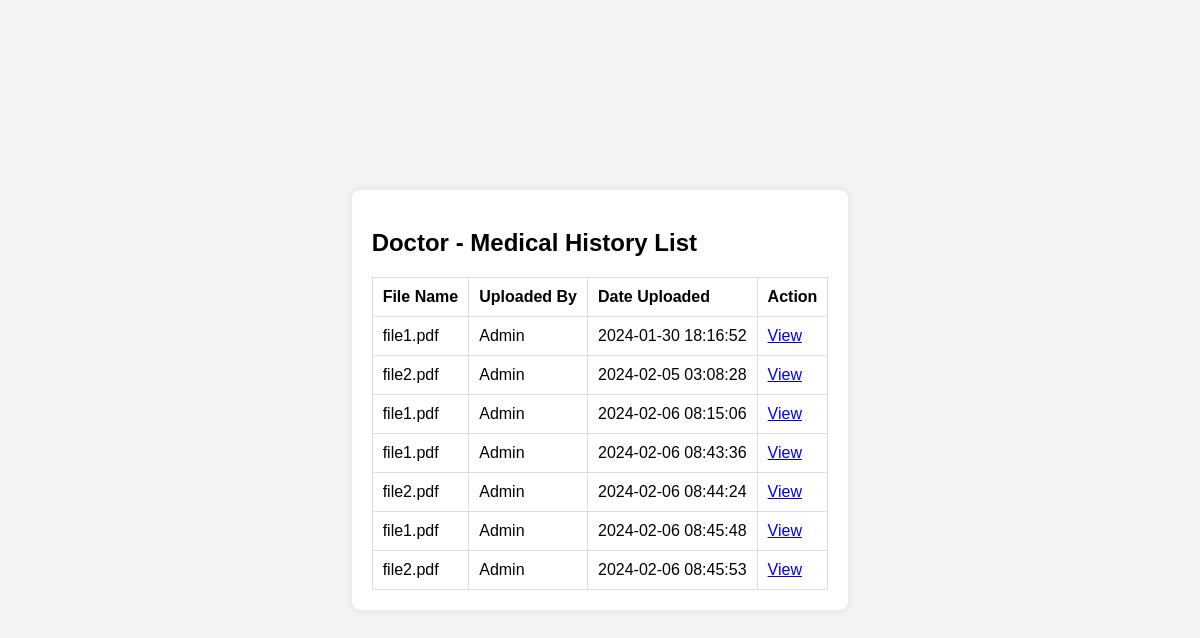
The app's page /hms/doctor/doctor_view.php with its own data.
### tables this page shows
CREATE TABLE `medical_history` (
  `id` int(11) NOT NULL,
  `file_name` varchar(255) DEFAULT NULL,
  `uploaded_by` varchar(50) DEFAULT NULL,
  `date_uploaded` timestamp NULL DEFAULT CURRENT_TIMESTAMP
);

### hms/doctor/doctor_view.php (the view, shortened to what this page needs)
<?php
$servername = "localhost";
$username = "root";
$password = '';
$dbname = "hms1";
$conn = new mysqli($servername, $username, $password, $dbname);
$query = "SELECT * FROM medical_history";
$result = $conn->query($query);
?>
<!DOCTYPE html>
<html lang="en">
<head>
</head>
<body>
    <div class="container">
        <h2>Doctor - Medical History List</h2>
        <table>
            <tr>
                <th>File Name</th>
                <th>Uploaded By</th>
                <th>Date Uploaded</th>
                <th>Action</th>
            </tr>
            <?php
                if ($result->num_rows > 0) {
                    while ($row = $result->fetch_assoc()) {
                        echo "<tr>
                                <td>{$row['file_name']}</td>
                                <td>{$row['uploaded_by']}</td>
                                <td>{$row['date_uploaded']}</td>
                                <td><a href='view_file.php?id={$row['id']}' target='_blank'>View</a></td>
                              </tr>";
                    }
                } else {
                    echo "<tr><td colspan='4'>No files available.</td></tr>";
                }
            ?>
        </table>
    </div>
</body>
</html>

### hms/doctor/doctor_view.php (style rules this page uses)
body { font-family: Arial, sans-serif; background-color: #f4f4f4; margin: 0; padding: 0; display: flex; align-items: center; justify-content: center; height: 100vh; }
.container { background-color: #fff; padding: 20px; border-radius: 8px; box-shadow: 0 0 10px rgba(0, 0, 0, 0.1); }
table { width: 100%; border-collapse: collapse; margin-top: 20px; }
table, th, td { border: 1px solid #ddd; }
th, td { padding: 10px; text-align: left; }

### records on screen
medical_history: file_name "file1.pdf", uploaded_by "Admin", date_uploaded "2024-01-30 18:16:52"
medical_history: file_name "file2.pdf", uploaded_by "Admin", date_uploaded "2024-02-05 03:08:28"
medical_history: file_name "file1.pdf", uploaded_by "Admin", date_uploaded "2024-02-06 08:15:06"
medical_history: file_name "file1.pdf", uploaded_by "Admin", date_uploaded "2024-02-06 08:43:36"
medical_history: file_name "file2.pdf", uploaded_by "Admin", date_uploaded "2024-02-06 08:44:24"
medical_history: file_name "file1.pdf", uploaded_by "Admin", date_uploaded "2024-02-06 08:45:48"
medical_history: file_name "file2.pdf", uploaded_by "Admin", date_uploaded "2024-02-06 08:45:53"
